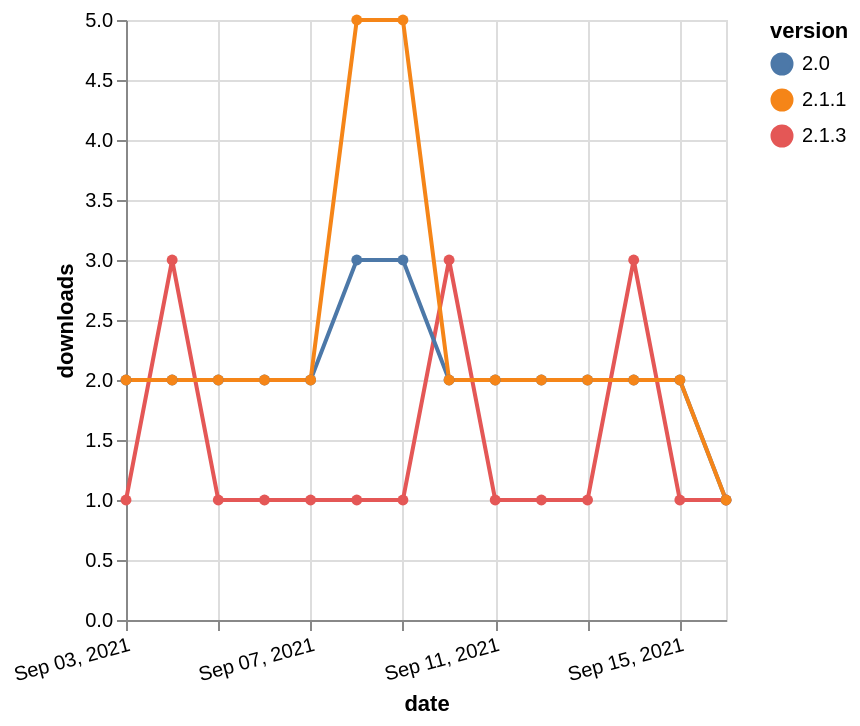

The Vega-Lite source for this figure:
### Vega-Lite specification from a JSON file in a GitHub repository (floating-point values rounded to 4 significant figures)
{"$schema": "https://vega.github.io/schema/vega-lite/v5.json", "description": "A simple bar chart with embedded data.", "data": {"values": [{"date": "2021-09-03", "total": 374, "delta": 1, "version": "2.1.3"}, {"date": "2021-09-04", "total": 377, "delta": 3, "version": "2.1.3"}, {"date": "2021-09-05", "total": 378, "delta": 1, "version": "2.1.3"}, {"date": "2021-09-06", "total": 379, "delta": 1, "version": "2.1.3"}, {"date": "2021-09-07", "total": 380, "delta": 1, "version": "2.1.3"}, {"date": "2021-09-08", "total": 381, "delta": 1, "version": "2.1.3"}, {"date": "2021-09-09", "total": 382, "delta": 1, "version": "2.1.3"}, {"date": "2021-09-10", "total": 385, "delta": 3, "version": "2.1.3"}, {"date": "2021-09-11", "total": 386, "delta": 1, "version": "2.1.3"}, {"date": "2021-09-12", "total": 387, "delta": 1, "version": "2.1.3"}, {"date": "2021-09-13", "total": 388, "delta": 1, "version": "2.1.3"}, {"date": "2021-09-14", "total": 391, "delta": 3, "version": "2.1.3"}, {"date": "2021-09-15", "total": 392, "delta": 1, "version": "2.1.3"}, {"date": "2021-09-16", "total": 393, "delta": 1, "version": "2.1.3"}, {"date": "2021-09-03", "total": 2830, "delta": 2, "version": "2.0"}, {"date": "2021-09-04", "total": 2832, "delta": 2, "version": "2.0"}, {"date": "2021-09-05", "total": 2834, "delta": 2, "version": "2.0"}, {"date": "2021-09-06", "total": 2836, "delta": 2, "version": "2.0"}, {"date": "2021-09-07", "total": 2838, "delta": 2, "version": "2.0"}, {"date": "2021-09-08", "total": 2841, "delta": 3, "version": "2.0"}, {"date": "2021-09-09", "total": 2844, "delta": 3, "version": "2.0"}, {"date": "2021-09-10", "total": 2846, "delta": 2, "version": "2.0"}, {"date": "2021-09-11", "total": 2848, "delta": 2, "version": "2.0"}, {"date": "2021-09-12", "total": 2850, "delta": 2, "version": "2.0"}, {"date": "2021-09-13", "total": 2852, "delta": 2, "version": "2.0"}, {"date": "2021-09-14", "total": 2854, "delta": 2, "version": "2.0"}, {"date": "2021-09-15", "total": 2856, "delta": 2, "version": "2.0"}, {"date": "2021-09-16", "total": 2857, "delta": 1, "version": "2.0"}, {"date": "2021-09-03", "total": 3498, "delta": 2, "version": "2.1.1"}, {"date": "2021-09-04", "total": 3500, "delta": 2, "version": "2.1.1"}, {"date": "2021-09-05", "total": 3502, "delta": 2, "version": "2.1.1"}, {"date": "2021-09-06", "total": 3504, "delta": 2, "version": "2.1.1"}, {"date": "2021-09-07", "total": 3506, "delta": 2, "version": "2.1.1"}, {"date": "2021-09-08", "total": 3511, "delta": 5, "version": "2.1.1"}, {"date": "2021-09-09", "total": 3516, "delta": 5, "version": "2.1.1"}, {"date": "2021-09-10", "total": 3518, "delta": 2, "version": "2.1.1"}, {"date": "2021-09-11", "total": 3520, "delta": 2, "version": "2.1.1"}, {"date": "2021-09-12", "total": 3522, "delta": 2, "version": "2.1.1"}, {"date": "2021-09-13", "total": 3524, "delta": 2, "version": "2.1.1"}, {"date": "2021-09-14", "total": 3526, "delta": 2, "version": "2.1.1"}, {"date": "2021-09-15", "total": 3528, "delta": 2, "version": "2.1.1"}, {"date": "2021-09-16", "total": 3529, "delta": 1, "version": "2.1.1"}]}, "width": "container", "mark": {"type": "line", "point": {"filled": true}}, "encoding": {"x": {"field": "date", "type": "temporal", "timeUnit": "yearmonthdate", "title": "date", "axis": {"labelAngle": -15}}, "y": {"field": "delta", "type": "quantitative", "title": "downloads"}, "color": {"field": "version", "type": "nominal"}, "tooltip": {"field": "delta"}}}
